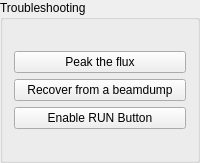
               <widget class="QGroupBox" name="groupBox_12">
                <property name="title">
                 <string>Troubleshooting</string>
                </property>
                <layout class="QGridLayout" name="gridLayout_70">
                 <item row="2" column="0">
                  <widget class="QLabel" name="label_59">
                   <property name="text">
                    <string/>
                   </property>
                  </widget>
                 </item>
                 <item row="0" column="0">
                  <layout class="QVBoxLayout" name="verticalLayout_25">
                   <item>
                    <widget class="QLabel" name="label_58">
                     <property name="text">
                      <string/>
                     </property>
                    </widget>
                   </item>
                   <item>
                    <widget class="QPushButton" name="pb_peakBeamXY">
                     <property name="sizePolicy">
                      <sizepolicy hsizetype="Preferred" vsizetype="Preferred">
                       <horstretch>0</horstretch>
                       <verstretch>0</verstretch>
                      </sizepolicy>
                     </property>
                     <property name="text">
                      <string>    Peak the flux    </string>
                     </property>
                    </widget>
                   </item>
                   <item>
                    <widget class="QPushButton" name="pb_recover_from_beamdump">
                     <property name="sizePolicy">
                      <sizepolicy hsizetype="Preferred" vsizetype="Preferred">
                       <horstretch>0</horstretch>
                       <verstretch>0</verstretch>
                      </sizepolicy>
                     </property>
                     <property name="text">
                      <string>Recover from a beamdump</string>
                     </property>
                    </widget>
                   </item>
                  </layout>
                 </item>
                 <item row="1" column="0">
                  <widget class="QPushButton" name="pb_enable_run">
                   <property name="text">
                    <string>Enable RUN Button</string>
                   </property>
                  </widget>
                 </item>
                </layout>
               </widget>
